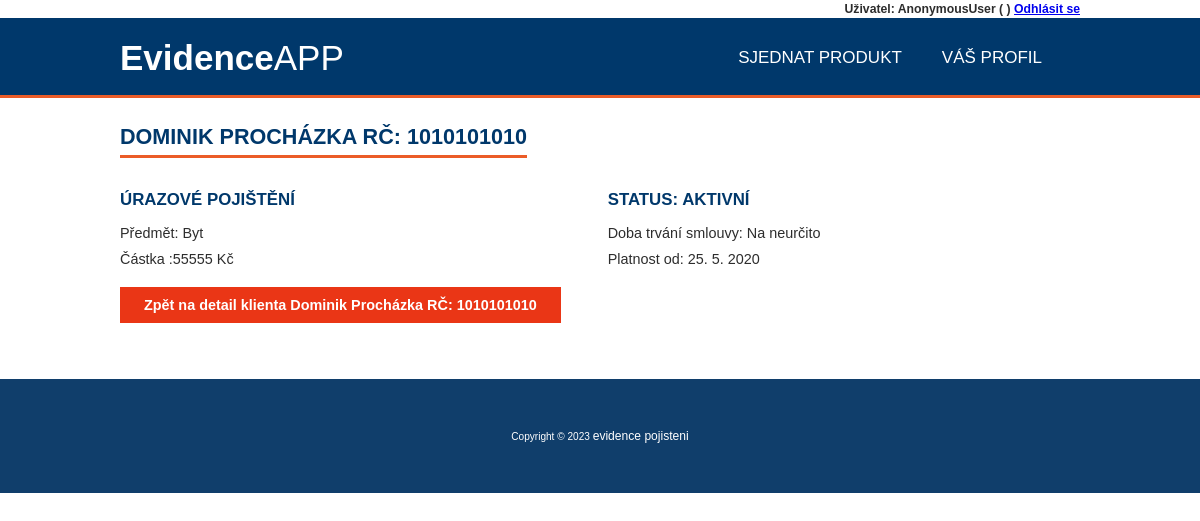
/produkt/28, run on an earlier commit of the app's database.
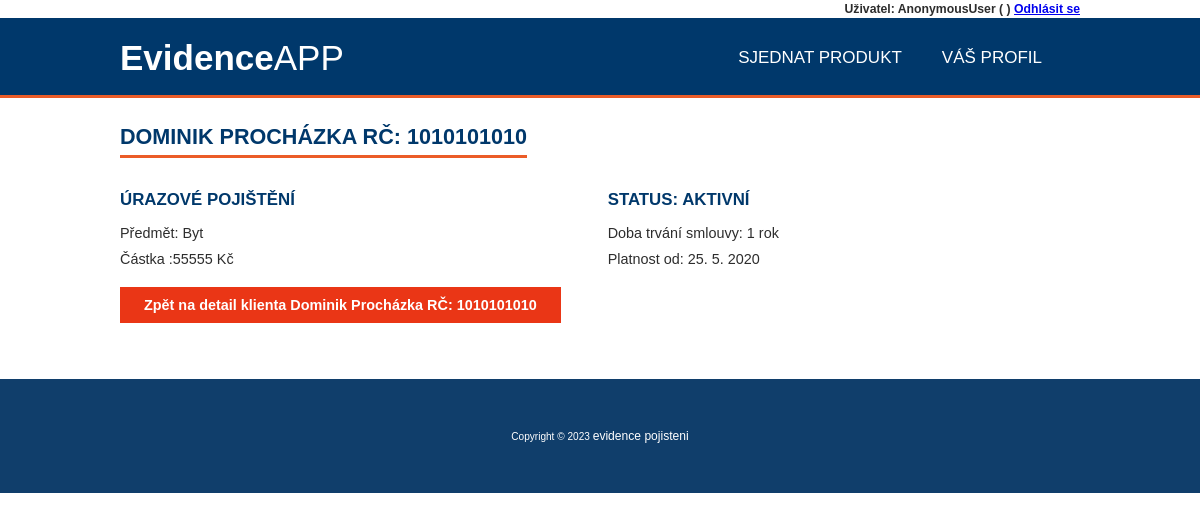
And on a later commit of the database.
### evidence_pojisteni/models.py (models this page shows, shortened)
class Produkty(models.Model):
    VYBER_PRODUKTU = (
    ('Pojištění majetku','Pojištění majetku'),
    ('Úrazové pojištění','Úrazové pojištění'),
    ('Cestovní pojištění','Cestovní pojištění'),
    )
    STATUS = (
        ('aktivní', 'Aktivní'),
        ('neaktivní', 'Neaktivní'),
    )
    DOBA_TRVANI = (
        ('1 rok', '1 rok'),
        ('2 roky', '2 roky'),
        ('Na neurčito', 'na neurčito'),
    )
    klient = models.ForeignKey(Klient, null=True, on_delete=models.SET_NULL)
    nazev_produktu = models.CharField(
        max_length=80,
        choices=VYBER_PRODUKTU,
        null=True,
        verbose_name='Název produktu')
    predmet = models.CharField(max_length=80, null=True, verbose_name='Předmět produktu')
    castka = models.CharField(max_length=10, validators=[only_int], null=True, verbose_name='Částka')
    doba_trvani = models.CharField(
        max_length=80,
        null=True,
        choices=DOBA_TRVANI,
        verbose_name='Doba trvání smlouvy',
        )
    platnost_od = models.CharField(max_length=20,null=True, verbose_name='Platnost od')
    platnost_do = models.CharField(max_length=20,null=True, verbose_name='Platnost do')
    date_created = models.DateTimeField(auto_now_add=True, null=True, verbose_name='Datum registrace')
    status = models.CharField(
        max_length=32,
        choices=STATUS,
        null=True,
        default='aktivni',
        verbose_name='Status',
    )
    class Meta:
            verbose_name="Produkt"
            verbose_name_plural="Produkty"

class Klient(models.Model):
    user = models.OneToOneField(User, null=True, on_delete=models.CASCADE)
    jmeno = models.CharField(max_length=200, null=True, verbose_name='Jméno')
    prijmeni = models.CharField(max_length=180, null=True, verbose_name='Příjmení')
    rodne_cislo = models.CharField(max_length=10, validators=[rodne_cislo], null=True, unique=True, verbose_name='Rodné číslo')
    ulice = models.CharField(max_length=180, null=True, verbose_name='Ulice')
    cislo_popisne = models.CharField(max_length=15, null=True, verbose_name='Číslo popisné')
    psc = models.CharField(max_length=5, validators=[psc], null=True, verbose_name='PSČ')
    mesto = models.CharField(max_length=120, null=True, verbose_name='Město')
    e_mail = models.EmailField(max_length=120, null=True, unique=True, verbose_name='E-mail')
    telefon = models.CharField(max_length=9,validators=[telefon], null=True, unique=True, verbose_name='Telefon')
    date_created = models.DateTimeField(auto_now_add=True, null=True, verbose_name='Datum registrace')
    def __str__(self):
        return  f"{self.jmeno} {self.prijmeni} RČ: {self.rodne_cislo}"
    class Meta:
            verbose_name="Klient"
            verbose_name_plural="Klienti"

### evidence_pojisteni/views.py (the view)
# urls.py: path('produkt/<str:pk>', views.produkt, name='produkt'),
def produkt(request, pk):
    produkt = Produkty.objects.get(pk=pk)
    context = {'produkty':produkt}
    return render(request, 'evidence_pojisteni/produkt.html', context)

### evidence_pojisteni/templates/evidence_pojisteni/produkt.html (shortened to what this page needs)
{% extends "base.html" %}
{% block content %}
<h2> {{ produkty.klient }} </h2>
    <section class="section">
        <div class="col span-1-of-2">
            <h3>{{produkty.nazev_produktu}}</h3>
            <p>Předmět: {{ produkty.predmet }}</p>
            <p>Částka :{{ produkty.castka }} Kč</p>
        </div>
        <div class="col span-1-of-2">
            <h3>Status: {{produkty.status}}</h3>
            <p>Doba trvání smlouvy: {{ produkty.doba_trvani }}</p>
            <p>Platnost od: {{ produkty.platnost_od }}</p>
        </div>
    </section>
    <p><button onclick="history.back()">Zpět na detail klienta {{produkty.klient}}</button></p>
{% endblock %}

What changed in the data, as far as the page shows it:
changed Produkty "ÚRAZOVÉ POJIŠTĚNÍ": doba_trvani "Na neurčito" → "1 rok"
